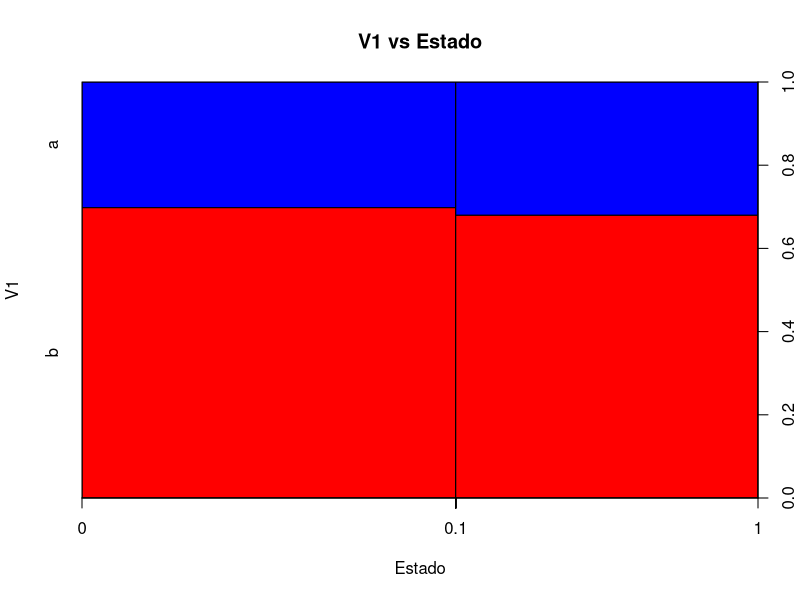
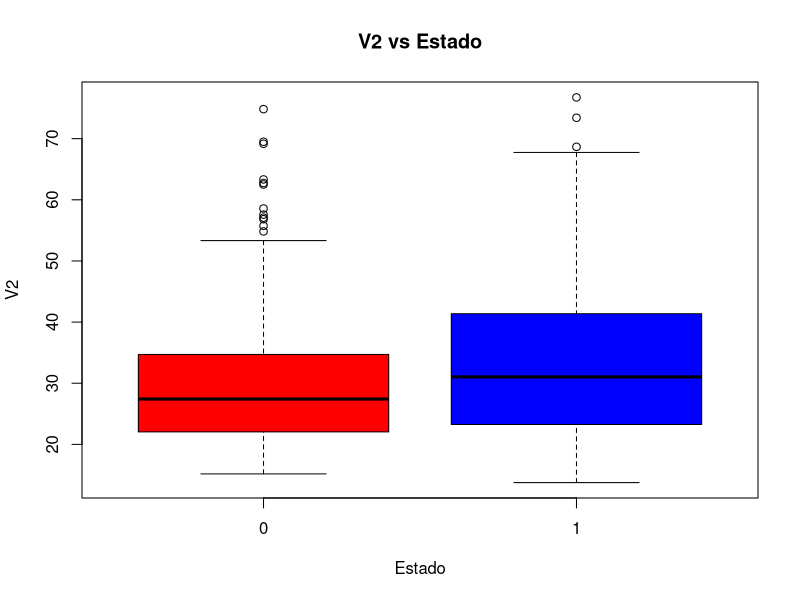
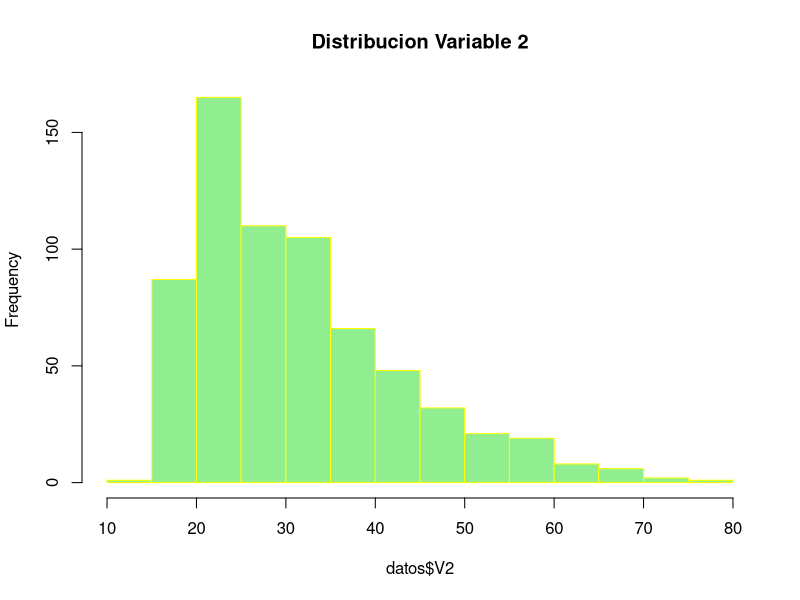
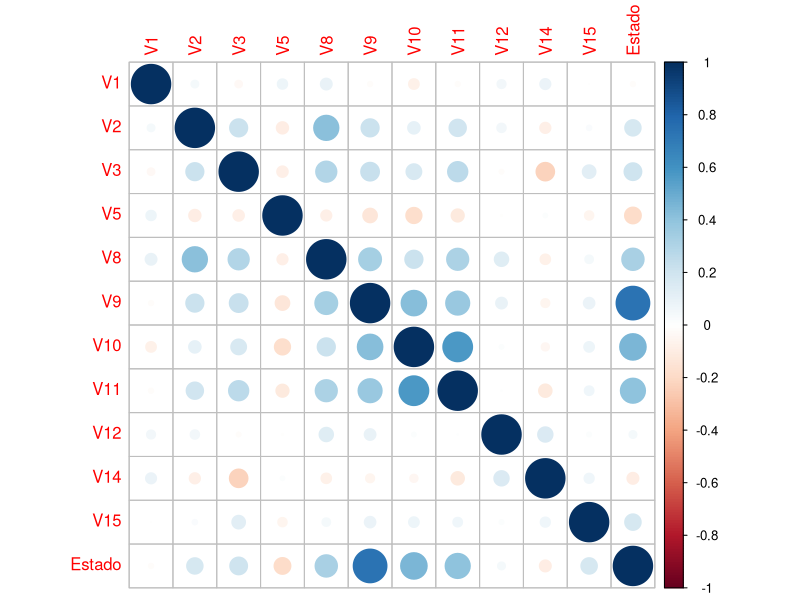
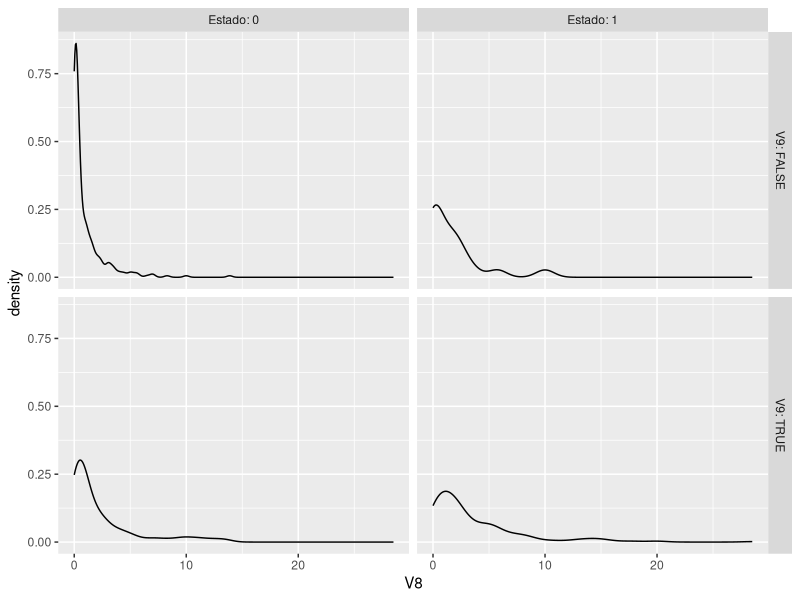
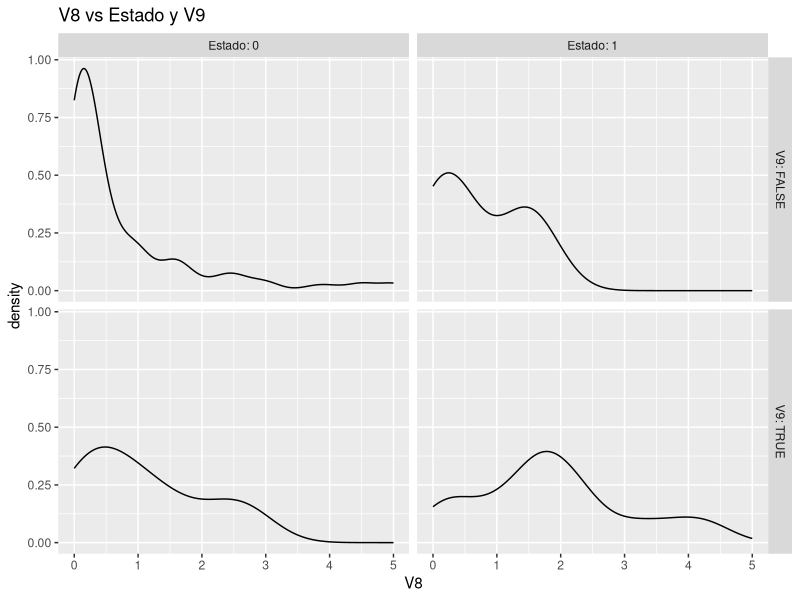
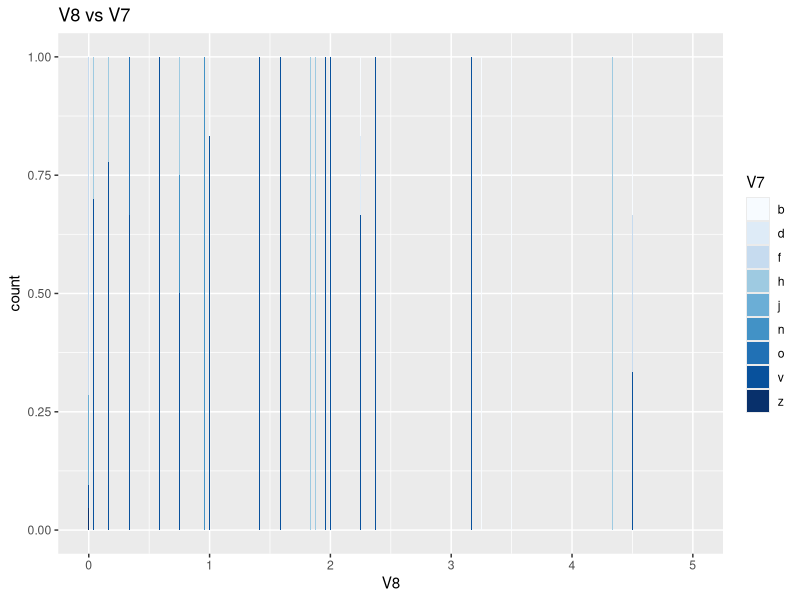

The R source for these figures, in order:
## ---- chunk 1
knitr::opts_chunk$set(echo = TRUE)

# To use pipes
library(dplyr)
# To manipulate strings
library(stringr)
# To plot correlations
library(corrplot)
# To plot graphs
library(ggplot2)

## ---- chunk 2

# Ingestión de datos desde directorio
datos <- read.csv("Datos.csv", header = TRUE)

# Dimensión del dataframe
dim(datos)

## ---- chunk 3

# Valores Faltantes
print("Valores Nulos por columna:")
colSums(is.na(datos))

## ---- chunk 4

# Tipos de Variables
print("Estructura de datos:")
str(datos, give.attr = TRUE)

## ---- chunk 5

# Niveles en variables
datos %>% sapply(levels)

## ---- chunk 6

# Estadística descriptiva
print("Resumen de datos:")
summary(datos)

## ---- chunk 7

# Limpieza de espacios blancos
datos$V16 <- datos$V16 %>% str_trim() 

# Cambio de nombre a estado para V16
datos$V16[datos$V16 == "+"] <- "1"
datos$V16[datos$V16 == "-"] <- "0"

# Cambiamos nombre a V16
colnames(datos)[16] <- "Estado"

## ---- chunk 8

# Convertimos valores como "?" o "NA" a nulos
datos[datos == "?" | datos == "NA"] <- NA

# Tranformación de V16 a valores numéricos
datos$Estado <- as.numeric(datos$Estado)

# Tranformación de V2 a valores numéricos
datos$V2 <- as.numeric(datos$V2)

# Tranformación de V14 a valores numéricos
datos$V14 <- as.numeric(datos$V14)

# Tranformación de V5 a largo de 1
datos$V5 <- strtrim(datos$V5, 1)

# Tranformación de V6 a largo de 1
datos$V6 <- strtrim(datos$V6, 1)

# Tranformación de V7 a largo de 1
datos$V7 <- strtrim(datos$V7, 1)

# Convertimos a factores las variables categóricas
datos$V1 <- as.factor(datos$V1)
datos$V4 <- as.factor(datos$V4)
datos$V5 <- as.factor(datos$V5)
datos$V6 <- as.factor(datos$V6)
datos$V7 <- as.factor(datos$V7)
datos$V13 <- as.factor(datos$V13)

# Convertimos V9, V10 y V12 en valores lógicos
datos$V9[datos$V9 == "t"] <- "TRUE"
datos$V9[datos$V9 == "f"] <- "FALSE"
datos$V10[datos$V10 == "t"] <- "TRUE"
datos$V10[datos$V10 == "f"] <- "FALSE"
datos$V12[datos$V12 == "t"] <- "TRUE"
datos$V12[datos$V12 == "f"] <- "FALSE"

datos$V9 <- as.logical(datos$V9)
datos$V10 <- as.logical(datos$V10)
datos$V12 <- as.logical(datos$V12)

## ---- chunk 9

# Valores Faltantes
print("Valores Nulos por columna:")
colSums(is.na(datos))


# Tipos de Variables
print("Estructura de datos:")
str(datos, give.attr = TRUE)


## ---- chunk 10

# Estadística descriptiva
print("Resumen de datos:")
summary(datos)

## ---- chunk 11

# Porcentaje de Nulos
print("Porcentaje de Valores Nulos por columna:")
paste(round((apply(is.na(datos), 2, sum)/nrow(datos))*100 , 2),"%")


## ---- chunk 12

# Sustituimos valores nulos de V2
datos$V2[is.na(datos$V2)] <- mean(datos$V2, na.rm=TRUE)
# Sustituimos valores nulos de V14
datos$V14[is.na(datos$V14)] <- median(datos$V14, na.rm=TRUE)
# Omitimos valores nulos para el resto de columnas
datos <- na.omit(datos)

## ---- chunk 13

# Previamente estos datos fueron modificados
head(datos$Estado)

## ---- chunk 14

#En el siguiente grafico podria decir que el valor B impacta mas los datos en la variable V16
plot(datos$V1~datos$Estado, main = "V1 vs Estado", col=c("red","blue"), xlab="Estado", ylab = "V1")

boxplot(datos$V2~datos$Estado, main = "V2 vs Estado", col=c("red","blue"), xlab="Estado", ylab = "V2")


## ---- chunk 15

hist(datos$V2, border = "yellow", col="lightgreen", main="Distribucion Variable 2")

## ---- chunk 16

#Convertimos V1 a numérico
datos$V1 <- as.numeric(datos$V1)

#Convertimos V5 a numérico
datos$V5 <- as.numeric(datos$V5)

## ---- chunk 17

corrplot(cor(datos[,c(1,2,3,5,8,9,10,11,12,14,15,16)]), method = "circle")


## ---- chunk 18

# Gráfico de densidad
ggplot(datos, aes(x=V8)) + geom_density(alpha= .3) + facet_grid(V9~Estado, labeller = label_both)

## ---- chunk 19

# Columna de identificación de outliers
datos <- datos %>% mutate(is_outlier = (V8 > 5 | V3 > 10 | V14 > 400 | V15 > 700 | V15 <= 0))

# Datos sin outliers
datosout <- datos %>% filter(!is_outlier)

## ---- chunk 20

# Gráfico de densidad
ggplot(datosout, aes(x=V8)) + geom_density(alpha= .3) + facet_grid(V9~Estado, labeller = label_both) + ggtitle("V8 vs Estado y V9")

## ---- chunk 21

# Gráfico de densidad
ggplot(datosout, aes(x=V8, fill = V7)) + geom_bar(position = "fill") + scale_fill_brewer() + ggtitle("V8 vs V7")

